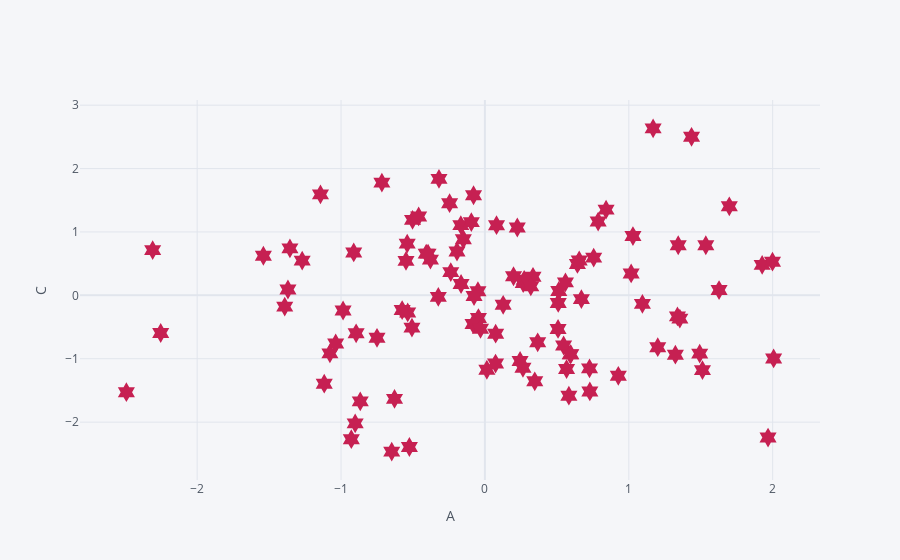

Source (notebook cell):
### Markdown cell above
### 실습 1-2
 * 'A', 'C'를 선택 후 산점도를 그린다. 그리고 mode 값과 size를 변경해 보면서 확인해 보자.

### Code cell
df.iplot(kind='scatter', x= 'A', y='C',
         mode='markers',
        size=15,
        color='#C62052',
        symbol='hexagram',
        xTitle="A",
        yTitle='C')
